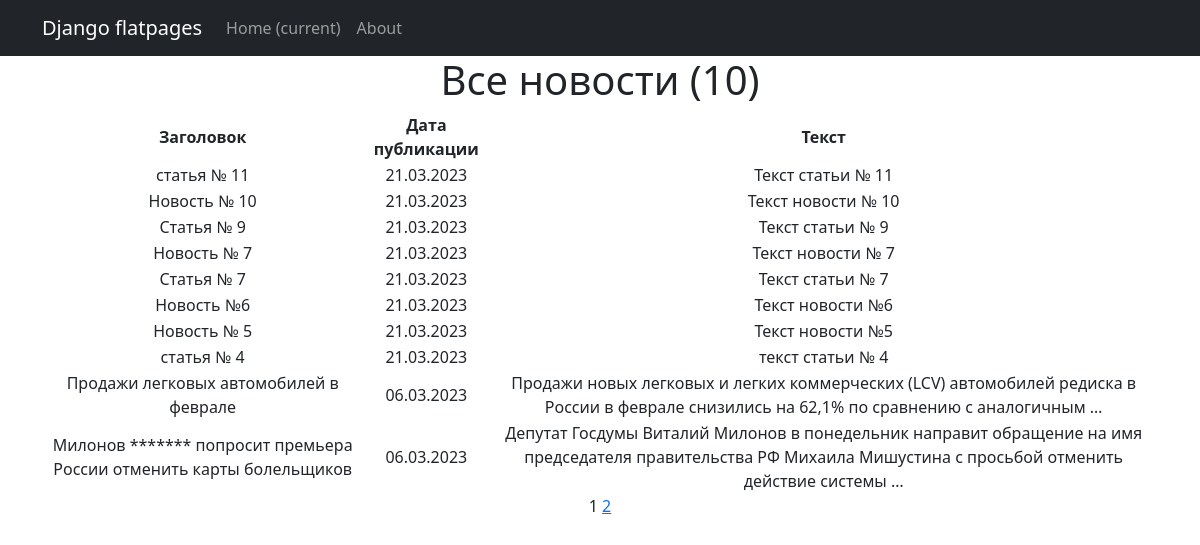
The page /news/ on the database as committed earlier.
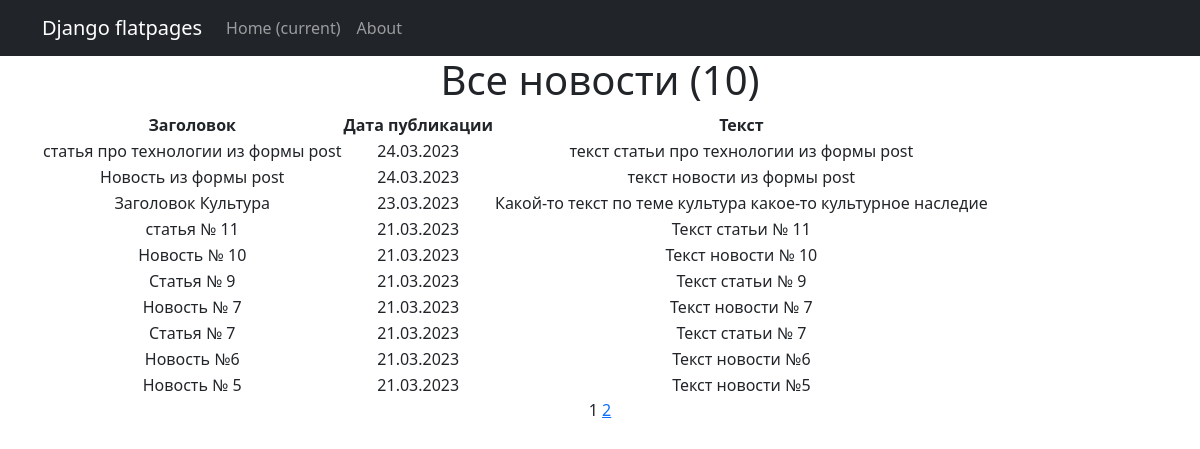
The same page on the database as committed later.
### news/models.py (models this page shows, shortened)
class Post(models.Model):
    article = 'AR'
    news = 'NW'
    POST_TYPES = [
        (article, 'статья'),
        (news, 'новость'),
        ]
    author = models.ForeignKey(Author, on_delete=models.CASCADE)
    post_types = models.CharField(choices=POST_TYPES, max_length=2)
    date_time_post = models.DateTimeField(auto_now_add=True)
    categories = models.ManyToManyField(Category, through='PostCategory')
    title_post = models.CharField(max_length=255)
    text_post = models.TextField()
    rating_post = models.IntegerField(default=0)
    likes = models.IntegerField(default=0)
    dislikes = models.IntegerField(default=0)

### news/views.py (the view)
# urls.py: path('', Postlist.as_view()),
class Postlist(ListView):
    model = Post
    ordering = '-date_time_post'
    template_name = 'news.html'
    context_object_name = 'news'
    paginate_by = 10 #  количество записей на странице

### news/templatetags/custom_filters.py (called while the page is built)
@register.filter()
def censor(value):
    if not isinstance(value, str):  # проверяем тип переменной
        raise ValueError("Фильтр работает только для строк")  # выбрасываем исключение, если тип переменной не строка
    words = value.split()  # разбиваем текст на слова
    for i, word in enumerate(words):
        if word.lower() in censored_words:  # если слово нужно заменить
            words[i] = '*' * len(word)  # заменяем слово на символ "*"
    return ' '.join(words)  # объединяем слова в строку и возвращаем результат

### templates/news.html (shortened to what this page needs)
{% extends 'flatpages/default.html' %}
{% load custom_filters %}
{% block content %}
<h1>Все новости ({{ news|length }})</h1>
<table>
    <thead>
    <tr>
        <th>Заголовок</th>
        <th>Дата публикации</th>
        <th>Текст</th>
    </tr>
    </thead>
    <tbody>
    {% for post in news %}
    <tr>
        <td><a> {{ post.title_post|censor }}</a></td>
        <td>{{ post.date_time_post|date:"d.m.Y" }}</td>
        <td>{{ post.text_post|truncatewords:20 }}</td>
    </tr>
    {% endfor %}
    </tbody>
</table>
   {{ page_obj.number }}
   {% if page_obj.has_next %}
       <a href="?page={{ page_obj.next_page_number }}">{{ page_obj.next_page_number }}</a>
   {% endif %}
{% endblock content %}

### templates/flatpages/default.html (shortened to what this page needs)
<!DOCTYPE html>
<html lang="en">
    <head>
        {% load static %}
        <link href="{% static 'css/styles.css' %}" rel="stylesheet" />
    </head>
    <body>
<nav class="navbar navbar-expand-lg navbar-dark bg-dark static-top">
   <div class="container">
       <a class="navbar-brand" href="#">Django flatpages</a>
       <div class="collapse navbar-collapse" id="navbarResponsive">
           <ul class="navbar-nav ml-auto">
               <li class="nav-item active">
                   <a class="nav-link" href="#">Home
                       <span class="sr-only">(current)</span>
                   </a>
               </li>
               <li class="nav-item">
                   <a class="nav-link" href="/about/">About</a>
               </li>
           </ul>
       </div>
   </div>
</nav>
        <div class="container">
            <div class="row">
                 <div class="col-lg-12 text-center">
           {% block content %}{% endblock content %}
                </div>
            </div>
        </div>
    </body>
</html>

Rows that differ between the two databases and show on the page:
no longer on this page (row unchanged): Post: title_post|censor "статья № 4", date_time_post "21.03.2023", text_post "текст статьи № 4"
no longer on this page (row unchanged): Post: title_post|censor "Продажи легковых автомобилей в феврале", date_time_post "06.03.2023", text_post "Продажи новых легковых и легких коммерческих (LCV) автомобилей редиска в России в феврале снизились на 62,1% по сравнению с аналогичным …"
no longer on this page (row unchanged): Post: title_post|censor "Милонов ******* попросит премьера России отменить карты болельщиков", date_time_post "06.03.2023", text_post "Депутат Госдумы Виталий Милонов в понедельник направит обращение на имя председателя правительства РФ Михаила Мишустина с просьбой отменить действие системы …"
added Post: title_post|censor "статья про технологии из формы post", date_time_post "24.03.2023", text_post "текст статьи про технологии из формы post"
added Post: title_post|censor "Новость из формы post", date_time_post "24.03.2023", text_post "текст новости из формы post"
added Post: title_post|censor "Заголовок Культура", date_time_post "23.03.2023", text_post "Какой-то текст по теме культура какое-то культурное наследие"
